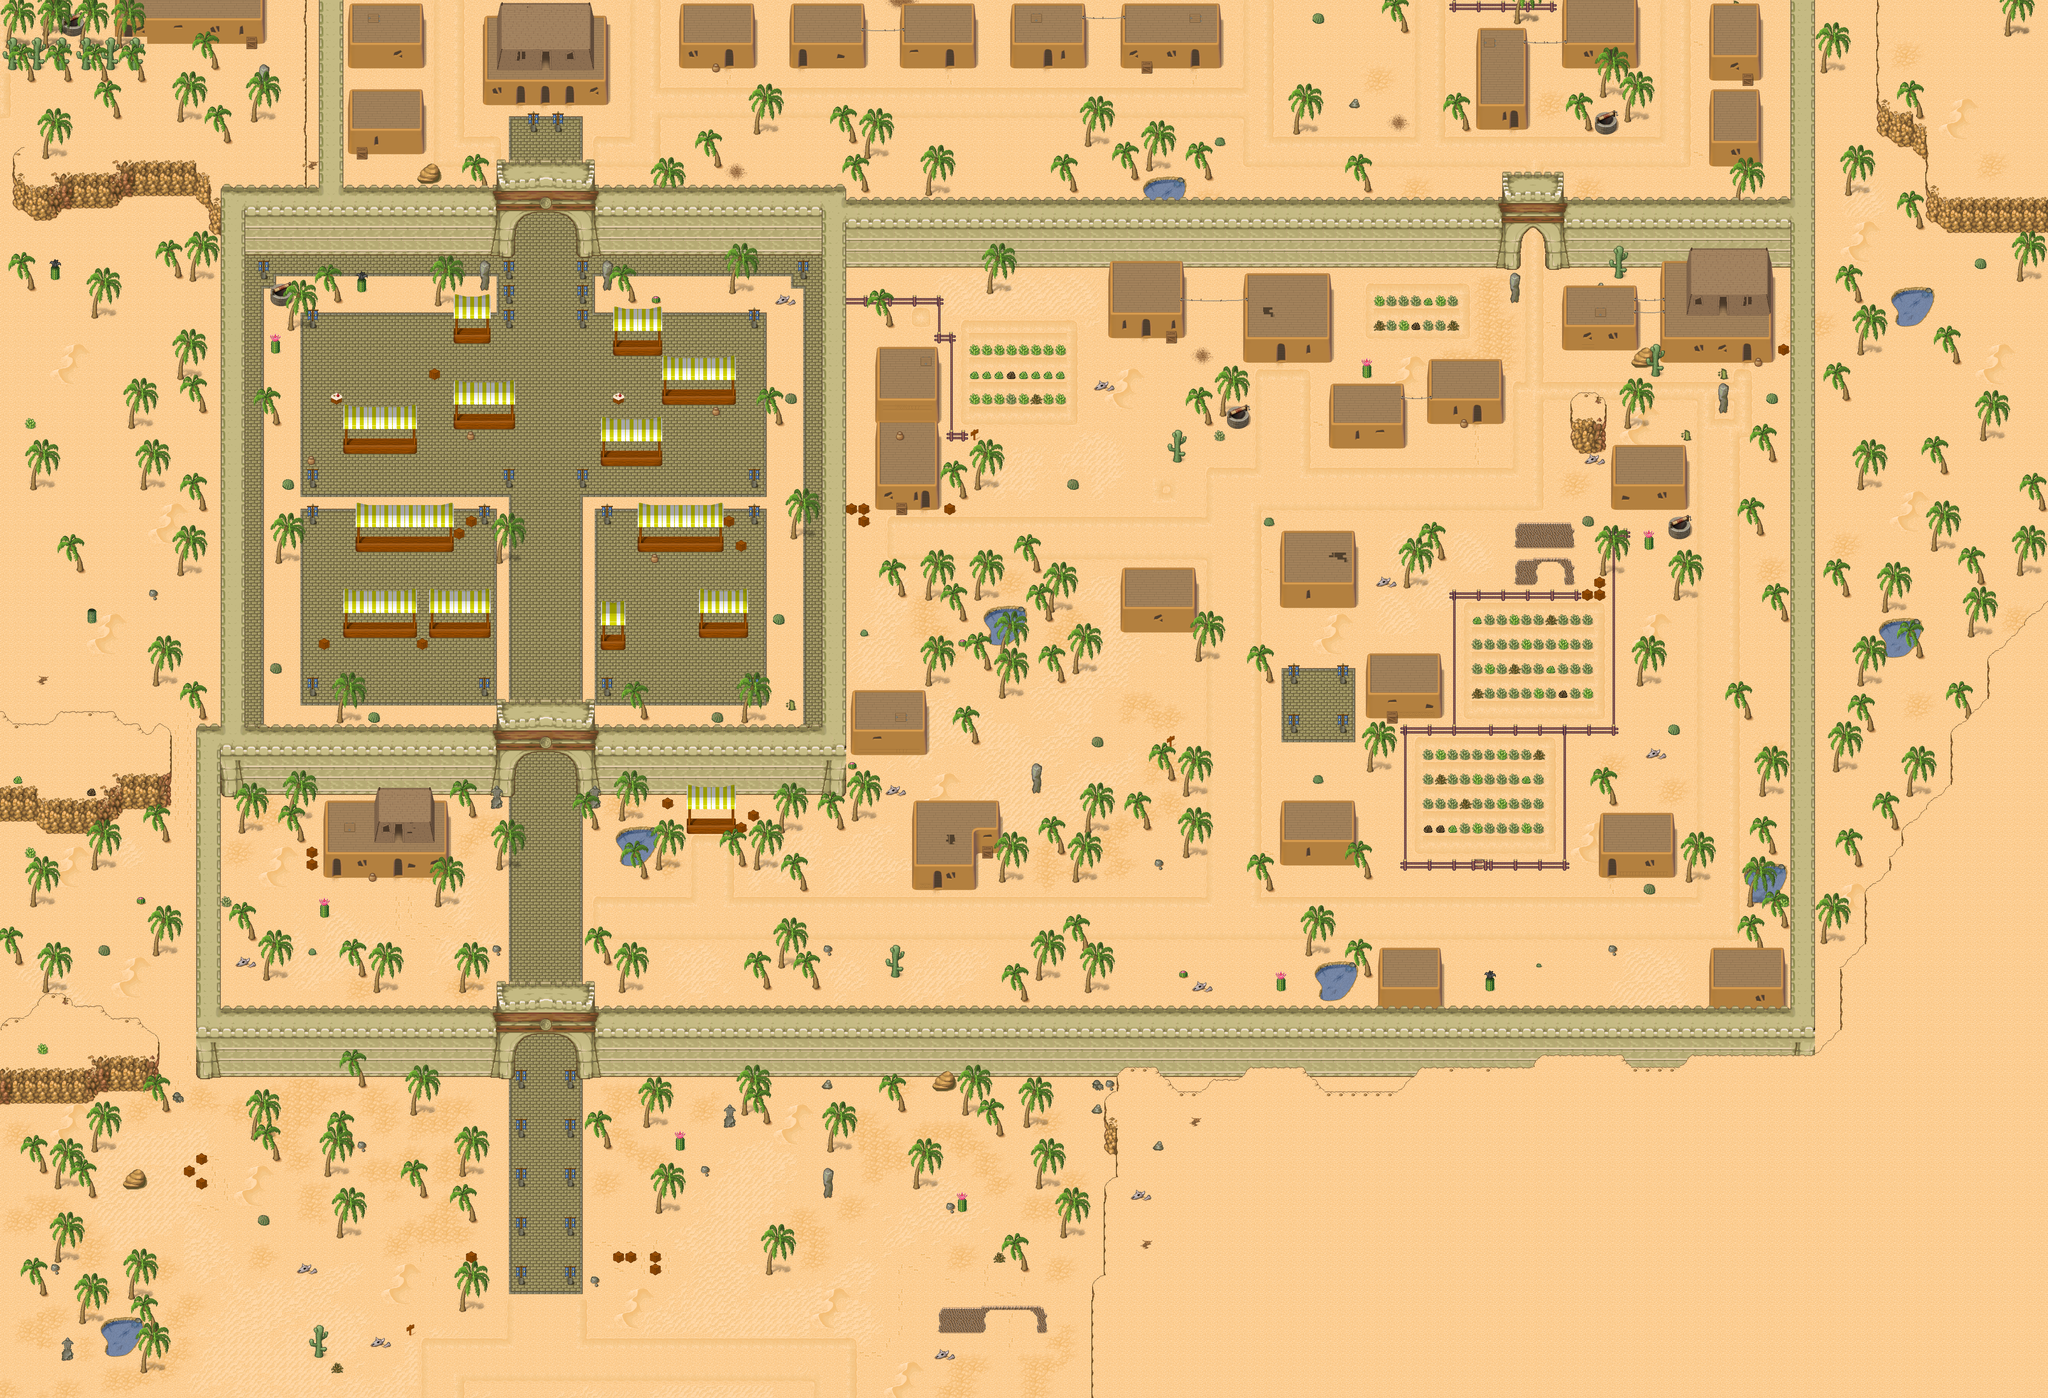

This game map was drawn from its Tiled (.tmx) file and the tilesets committed beside it. A one-line description and the trimmed map source follow:
An orthogonal 167x114 tile map with 32x32 px tiles, 3 tile layers (Ground, Fringe, Over), 1 hidden layer not drawn, 9 tilesets and 26 objects (20x spawn, 4x warp, SCRIPT, WARP).

<map version="1.0" orientation="orthogonal" width="167" height="114" tilewidth="32" tileheight="32">
 <properties>
  <property name="minimap" value="graphics/minimaps/001-1.png" />
  <property name="music" value="Faith.ogg" />
  <property name="name" value="Tulimshar" />
 </properties>
 <tileset firstgid="1" name="Desert1" tilewidth="32" tileheight="32">
  <image source="graphics/tiles/desert1.png" width="512" height="512" />
 </tileset>
 <tileset firstgid="257" name="Desert2" tilewidth="32" tileheight="32">
  <image source="graphics/tiles/desert2.png" width="512" height="512" />
 </tileset>
 <tileset firstgid="513" name="Desert x2" tilewidth="32" tileheight="64">
  <image source="graphics/tiles/desert_x2.png" width="512" height="64" />
 </tileset>
 <tileset firstgid="529" name="Desert x3" tilewidth="32" tileheight="96">
  <image source="graphics/tiles/desert_x3.png" width="512" height="96" />
 </tileset>
 <tileset firstgid="545" name="Desert x5" tilewidth="32" tileheight="160">
  <image source="graphics/tiles/desert_x5.png" width="192" height="160" />
 </tileset>
 <tileset firstgid="551" name="Tulimshar1" tilewidth="32" tileheight="32">
  <image source="graphics/tiles/tulimshar1.png" width="512" height="512" />
 </tileset>
 <tileset firstgid="807" name="Trans woodland desert" tilewidth="32" tileheight="32">
  <image source="graphics/tiles/trans_woodland-desert.png" width="512" height="256" />
 </tileset>
 <tileset firstgid="935" name="Tic-Tac-Toe" tilewidth="32" tileheight="32">
  <image source="graphics/tiles/tictactoe.png" width="128" height="96" />
 </tileset>
 <tileset firstgid="947" name="Collision" tilewidth="32" tileheight="32">
  <image source="graphics/tiles/collision.png" width="64" height="32" />
 </tileset>
 <layer name="Ground" width="167" height="114">
  <data>[19038 cells, 18578 non-empty, 186 distinct tile ids]</data>
 </layer>
 <layer name="Fringe" width="167" height="114">
  <data>[19038 cells, 2037 non-empty, 145 distinct tile ids]</data>
 </layer>
 <layer name="Over" width="167" height="114">
  <data>[19038 cells, 1329 non-empty, 115 distinct tile ids]</data>
 </layer>
 <layer name="Collision" width="167" height="114" visible="0">
  <data>[19038 cells, 13124 non-empty, 2 distinct tile ids]</data>
 </layer>
 <objectgroup name="Objects" width="0" height="0" visible="0">
  <object name="Bazaar NPCs" type="SCRIPT" x="1424" y="1264">
   <properties>
    <property name="FILENAME" value="scripts/001-1_Tulimshar/bazaar.lua" />
   </properties>
  </object>
  <object name="ToSandstorm" type="WARP" x="1344" y="2816" width="160" height="32">
   <properties>
    <property name="DEST_MAP" value="002-1" />
    <property name="DEST_X" value="1872" />
    <property name="DEST_Y" value="560" />
   </properties>
  </object>
  <object name="toCentralTulimshar" type="warp" x="1344" y="640" width="160" height="32">
   <properties>
    <property name="dest_map" value="021-1" />
    <property name="dest_x" value="1760" />
    <property name="dest_y" value="4640" />
   </properties>
  </object>
  <object name="toCentralTulimshar" type="warp" x="3968" y="640" width="64" height="32">
   <properties>
    <property name="dest_map" value="021-1" />
    <property name="dest_x" value="4352" />
    <property name="dest_y" value="4672" />
   </properties>
  </object>
  <object name="ToInn" type="warp" x="1024" y="2272" width="32" height="32">
   <properties>
    <property name="dest_map" value="001-2" />
    <property name="dest_x" value="816" />
    <property name="dest_y" value="1104" />
   </properties>
  </object>
  <object name="ToHouse" type="warp" x="2400" y="1312" width="32" height="32">
   <properties>
    <property name="dest_map" value="001-2" />
    <property name="dest_x" value="2288" />
    <property name="dest_y" value="2320" />
   </properties>
  </object>
  <object name="Scorpion" type="spawn" x="1408" y="2752" width="96" height="64">
   <properties>
    <property name="eA_death" value="30000" />
    <property name="ea_spawn" value="30000" />
    <property name="max_beings" value="1" />
    <property name="monster_id" value="1" />
   </properties>
  </object>
  <object name="Scorpion" type="spawn" x="1344" y="2720" width="96" height="64">
   <properties>
    <property name="eA_death" value="30000" />
    <property name="ea_spawn" value="60000" />
    <property name="max_beings" value="1" />
    <property name="monster_id" value="1" />
   </properties>
  </object>
  <object name="Scorpion" type="spawn" x="1440" y="2784" width="64" height="64">
   <properties>
    <property name="eA_death" value="30000" />
    <property name="ea_spawn" value="90000" />
    <property name="max_beings" value="1" />
    <property name="monster_id" value="1" />
   </properties>
  </object>
  <object name="Scorpion" type="spawn" x="1440" y="2720" width="64" height="64">
   <properties>
    <property name="eA_death" value="30000" />
    <property name="ea_spawn" value="180000" />
    <property name="max_beings" value="1" />
    <property name="monster_id" value="1" />
   </properties>
  </object>
  <object name="Scorpion" type="spawn" x="1344" y="2752" width="64" height="64">
   <properties>
    <property name="eA_death" value="30000" />
    <property name="ea_spawn" value="270000" />
    <property name="max_beings" value="1" />
    <property name="monster_id" value="1" />
   </properties>
  </object>
  <object name="Scorpion" type="spawn" x="1344" y="2784" width="96" height="64">
   <properties>
    <property name="eA_death" value="30000" />
    <property name="ea_spawn" value="360000" />
    <property name="max_beings" value="1" />
    <property name="monster_id" value="1" />
   </properties>
  </object>
  <object name="Maggot" type="spawn" x="2496" y="704" width="384" height="416">
   <properties>
    <property name="eA_death" value="30000" />
    <property name="eA_spawn" value="100000" />
    <property name="max_beings" value="5" />
    <property name="monster_id" value="0" />
   </properties>
  </object>
  <object name="Maggot" type="spawn" x="3488" y="704" width="448" height="320">
   <properties>
    <property name="eA_death" value="30000" />
    <property name="eA_spawn" value="100000" />
    <property name="max_beings" value="3" />
    <property name="monster_id" value="0" />
   </properties>
  </object>
  <object name="Maggot" type="spawn" x="3744" y="1504" width="512" height="448">
   <properties>
    <property name="eA_death" value="30000" />
    <property name="eA_spawn" value="100000" />
    <property name="max_beings" value="10" />
    <property name="monster_id" value="0" />
   </properties>
  </object>
  <object name="Maggot" type="spawn" x="3616" y="1856" width="512" height="448">
   <properties>
    <property name="eA_death" value="30000" />
    <property name="eA_spawn" value="100000" />
    <property name="max_beings" value="11" />
    <property name="monster_id" value="0" />
   </properties>
  </object>
  <object name="Maggot" type="spawn" x="1280" y="672" width="864" height="160">
   <properties>
    <property name="eA_death" value="30000" />
    <property name="eA_spawn" value="100000" />
    <property name="max_beings" value="2" />
    <property name="monster_id" value="0" />
   </properties>
  </object>
  <object name="Maggots" type="spawn" x="2048" y="1984" width="320" height="352">
   <properties>
    <property name="eA_death" value="30000" />
    <property name="eA_spawn" value="100000" />
    <property name="max_beings" value="2" />
    <property name="monster_id" value="0" />
   </properties>
  </object>
  <object name="Maggot" type="spawn" x="2784" y="2528" width="800" height="160">
   <properties>
    <property name="eA_death" value="30000" />
    <property name="eA_spawn" value="100000" />
    <property name="max_beings" value="2" />
    <property name="monster_id" value="0" />
   </properties>
  </object>
  </objectgroup>
</map>
<!-- 7 of 26 objects omitted -->
